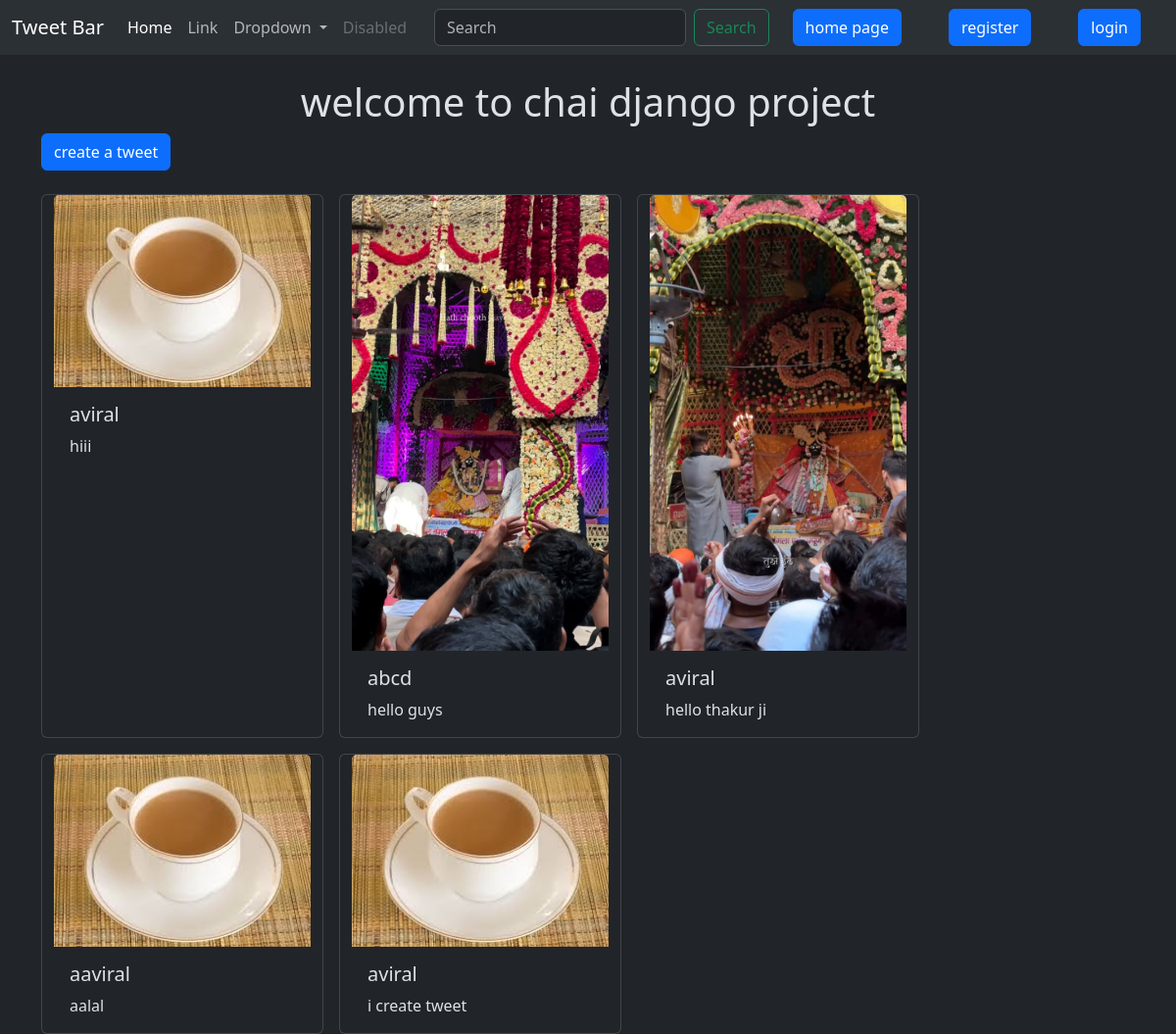
Screenshot of /tweet/ with the database file from the repository.
### chai/models.py (models this page shows, shortened)
class Tweet(models.Model):
    user=models.ForeignKey(User,on_delete=models.CASCADE)
    text=models.TextField(max_length=240)
    photo=models.ImageField(upload_to='photos/',blank=True,null=True)
    created_at=models.DateTimeField(auto_now_add=True)
    updated_at=models.DateTimeField(auto_now=True)

### chai/views.py (the view)
# urls.py: path('', views.tweet_list,name='tweet_list'),
def tweet_list(request):
    tweets=Tweet.objects.all().order_by('-created_at')
    return render(request,'tweet_list.html',{'tweets':tweets})

### chai/templates/tweet_list.html (shortened to what this page needs)
{% extends "layout.html"%}
{%block content %}
<h1 class="mt-4 text-center">welcome to chai django project</h1>
<a class="btn btn-primary mb-4"href="{%url 'tweet_create'%}">create a tweet</a>
<div class="container row gap-3">
    {% for tweet in tweets %}
    <div class="card" style="width: 18rem;">
  <img src="{{tweet.photo.url}}" class="card-img-top" alt="...">
  <div class="card-body">
    <h5 class="card-title">{{tweet.user.username}}</h5>
    <p class="card-text">{{tweet.text}}</p>
  </div>
</div>
    {% endfor %}
</div>
{%endblock%}

### templates/layout.html (shortened to what this page needs)
{% load static %}
<!DOCTYPE html>
<html lang="en" data-bs-theme="dark">
<head>
     <link href="https://cdn.jsdelivr.net/npm/bootstrap@5.3.8/dist/css/bootstrap.min.css" rel="stylesheet">
</head>
<body >
    <nav class="navbar navbar-expand-lg bg-body-tertiary">
  <div class="container-fluid">
    <a class="navbar-brand" href="#">Tweet Bar</a>
    <div class="collapse navbar-collapse" id="navbarSupportedContent">
      <ul class="navbar-nav me-auto mb-2 mb-lg-0">
        <li class="nav-item">
          <a class="nav-link active" aria-current="page" href="#">Home</a>
        </li>
        <li class="nav-item">
          <a class="nav-link" href="#">Link</a>
        </li>
        <li class="nav-item dropdown">
          <a class="nav-link dropdown-toggle" href="#" role="button" data-bs-toggle="dropdown" aria-expanded="false">
            Dropdown
          </a>
        </li>
        <li class="nav-item">
          <a class="nav-link disabled" aria-disabled="true">Disabled</a>
        </li>
      </ul>
      <form class="d-flex" role="search">
        <input class="form-control me-2" type="search" placeholder="Search" aria-label="Search"/>
        <button class="btn btn-outline-success" type="submit" name="search">Search</button>
      </form>
      <a href="{% url 'tweet_list' %}" class="btn btn-primary mx-4">home page </a>
      {% if user.is_authenticated %}
      <form method="post" action="{%url 'logout' %}">
        {% csrf_token %}
        <button href="{% url 'logout' %}" class="btn btn-danger mx-2" type='submit'>log-out</button>
      </form>
      {%else%}
      <a href="{% url 'register' %}" class="btn btn-primary mx-4">register</a>
      <a href="{% url 'login' %}" class="btn btn-primary mx-4">login</a>
      {%endif%}
    </div>
  </div>
</nav>
    <div class="container">
        {%block content%}
        {%endblock%}
    </div>
</body>
</html>

### rows the page displays
Tweet: photo (picture), user.username "aviral", text "hiii"
Tweet: photo (picture), user.username "abcd", text "hello guys"
Tweet: photo (picture), user.username "aviral", text "hello thakur ji"
Tweet: photo (picture), user.username "aaviral", text "aalal"
Tweet: photo (picture), user.username "aviral", text "i create tweet"
